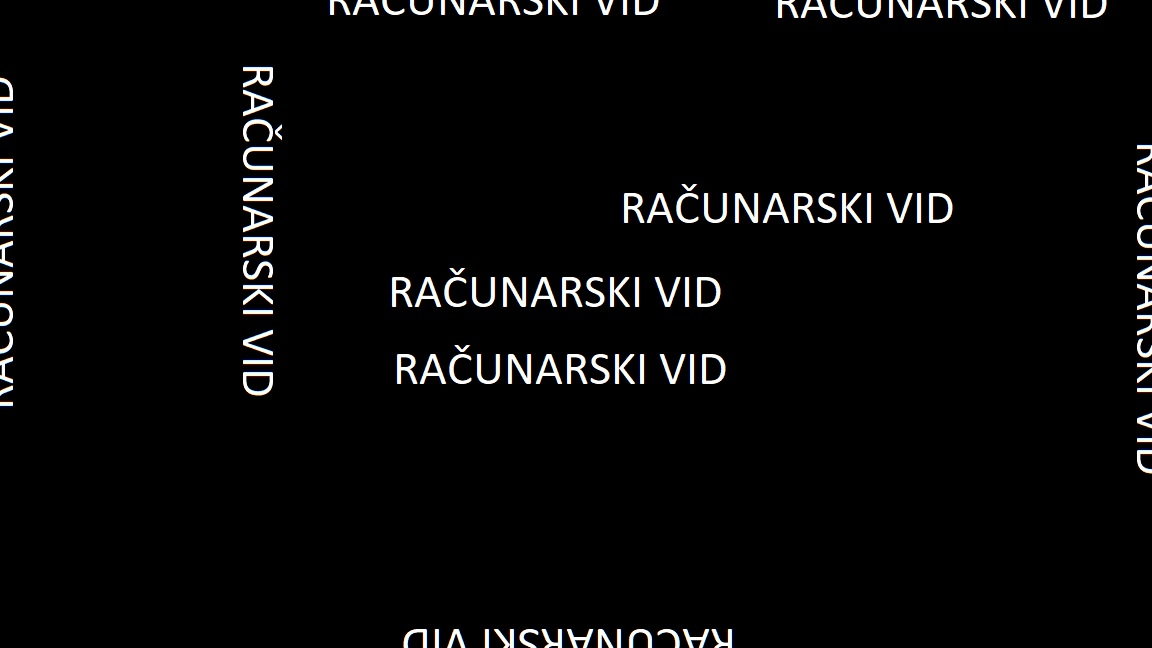
#> input picture dodatni_zadatak_1/slika1.jpg, 1152 x 648 px
$ python main.py
#> lines starting #> are read from the running program, lines starting #| are printed output that depends on the picture; after the words box and inside, x2 and y2 are one past the last pixel; in counts of white or black regions, pixels touching at a corner belong together
import cv2
import numpy as np

def uklanjanje_objekta_sa_ivica(putanja_do_slike):

    # ucitavamo sliku u gray-scale
#> called with putanja_do_slike = 'slika1.jpg'
    slika = cv2.imread(putanja_do_slike, 0)
#> slika: shape (648, 1152); min 0, max 255, mean 7.7

    if slika is None:
        print("nije pronadjena slika")
        return

    # prikaz originalne slike
    cv2.imshow('originalna slika', slika)
    cv2.waitKey(0)
    cv2.destroyAllWindows()

    # radimo binarizaciju (pravimo binarnu masku) kako bi pikseli bili 0 ili 1
    _, maska = cv2.threshold(slika, 127, 255, cv2.THRESH_BINARY)
#> maska: shape (648, 1152); 3% white; 131 white regions, largest, box (x1, y1, x2, y2) and area: (243, 178, 273, 201) 360, (735, 193, 758, 223) 359, (503, 277, 526, 307) 357

    cv2.imshow('binarna maska', maska)
    cv2.waitKey(0)
    cv2.destroyAllWindows()

    # kreiranje markera na ivicama
    marker = np.zeros_like(maska)
    marker[0, :] = maska[0, :]       # gornja ivica
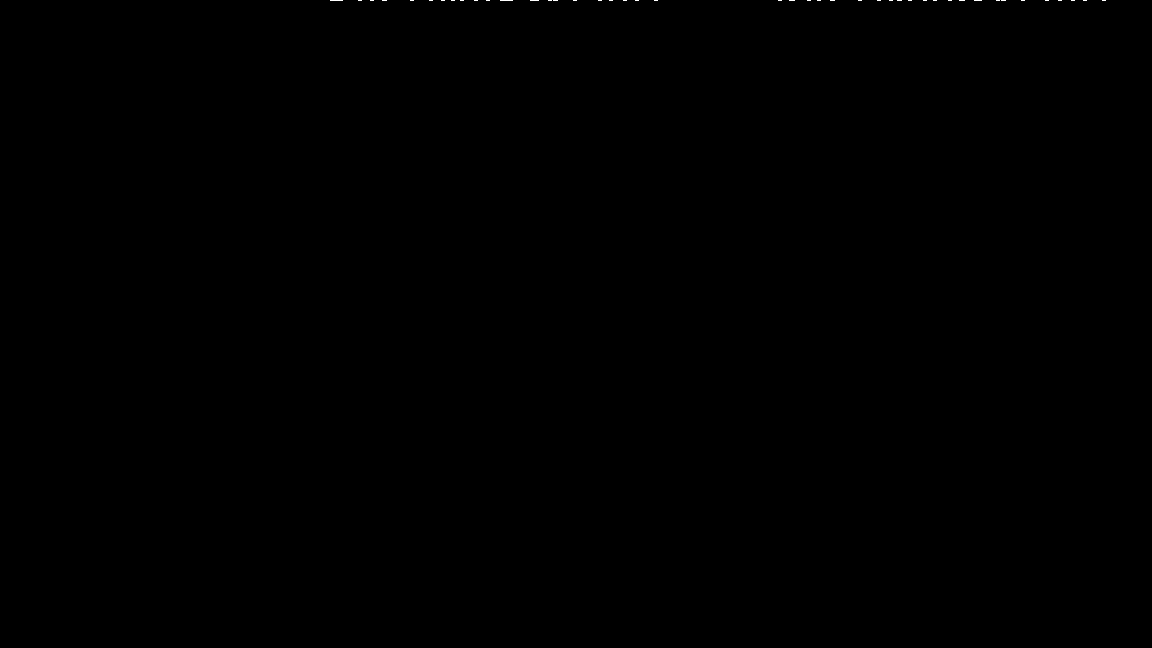
#> marker: shape (648, 1152); 0.03% white in thin lines or dots, all inside (x1, y1, x2, y2) = (330, 0, 1106, 1)
    marker[-1, :] = maska[-1, :]     # donja ivica
#> marker: shape (648, 1152); 0.04% white in thin lines or dots, all inside (x1, y1, x2, y2) = (330, 0, 1106, 648)
    marker[:, 0] = maska[:, 0]       # leva ivica
#> marker: shape (648, 1152); 0.06% white in thin lines or dots
    marker[:, -1] = maska[:, -1]     # desna ivica
#> marker: shape (648, 1152); 0.07% white in thin lines or dots

    # morfoloska rekonstrukcija za objekte koji su spojeni sa pikselima na ivici
    kernel = cv2.getStructuringElement(cv2.MORPH_RECT, (3, 3))

    while True:
        # dilatacija
        marker_dilatacije = cv2.dilate(marker, kernel)
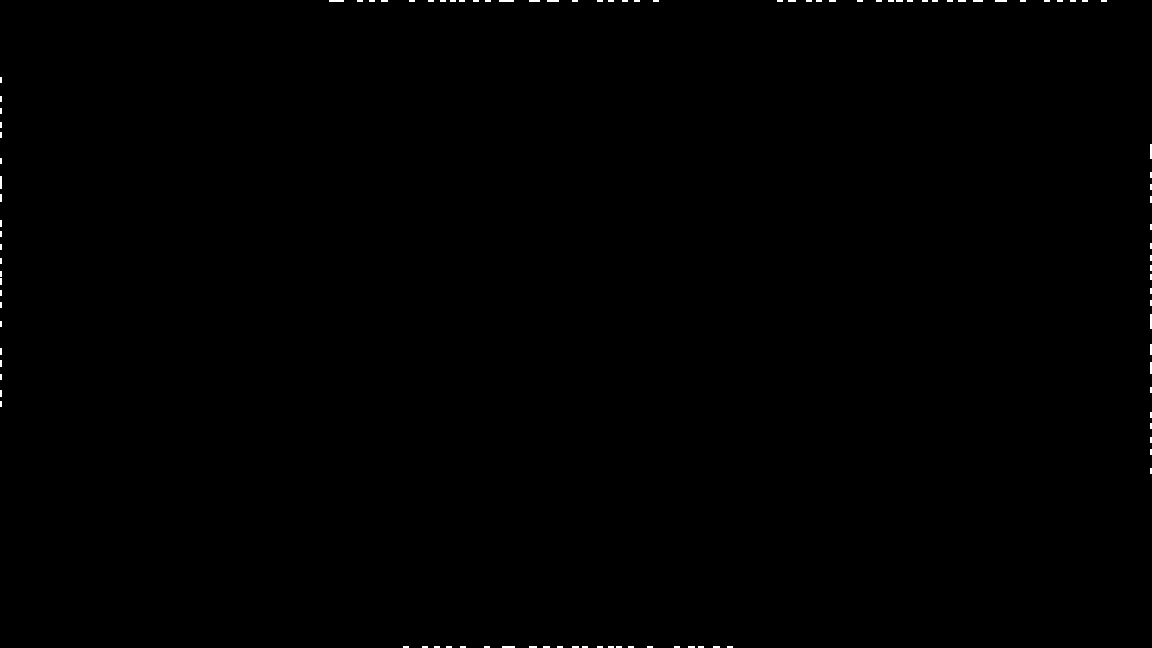
#> marker_dilatacije: shape (648, 1152); 0.2% white; 106 white regions (94 under 20 px), largest, box (x1, y1, x2, y2) and area: (329, 0, 344, 2) 30, (499, 0, 514, 2) 30, (1150, 144, 1152, 159) 30

        # bitwise_and sa maskom
        novi_marker = cv2.bitwise_and(marker_dilatacije, maska)
#> novi_marker: shape (648, 1152); 0.14% white; 110 white regions (106 under 20 px), largest, box (x1, y1, x2, y2) and area: (330, 0, 344, 2) 23, (500, 0, 514, 2) 23, (1150, 145, 1152, 159) 23, (1150, 315, 1152, 329) 23

        # "animacija"
        cv2.imshow('objekti na ivici', novi_marker)
        cv2.waitKey(10)

        # provera kraja (kraj je kad se slika vise nije promenila)
        if np.array_equal(marker, novi_marker):
            break

        marker = novi_marker

    cv2.waitKey(0)
    cv2.destroyAllWindows()

    # oduzimanje (maska - marker)
    result = cv2.subtract(maska, marker)

    # resenje
    cv2.imshow('resenje', result)
    cv2.waitKey(0)
    cv2.destroyAllWindows()

uklanjanje_objekta_sa_ivica('slika1.jpg')
uklanjanje_objekta_sa_ivica('slika2.jpg')
uklanjanje_objekta_sa_ivica('test_random_1.png')
uklanjanje_objekta_sa_ivica('test_random_2.png')
